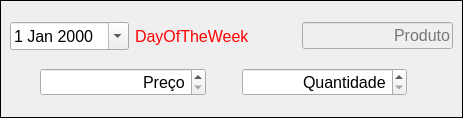
<?xml version="1.0" encoding="UTF-8"?>
<ui version="4.0">
 <class>ConsumptionWidget</class>
 <widget class="QFrame" name="ConsumptionWidget">
  <property name="geometry">
   <rect>
    <x>0</x>
    <y>0</y>
    <width>463</width>
    <height>118</height>
   </rect>
  </property>
  <property name="sizePolicy">
   <sizepolicy hsizetype="Preferred" vsizetype="Preferred">
    <horstretch>0</horstretch>
    <verstretch>0</verstretch>
   </sizepolicy>
  </property>
  <property name="minimumSize">
   <size>
    <width>0</width>
    <height>0</height>
   </size>
  </property>
  <property name="maximumSize">
   <size>
    <width>16777215</width>
    <height>16777215</height>
   </size>
  </property>
  <property name="windowTitle">
   <string>Frame</string>
  </property>
  <property name="frameShape">
   <enum>QFrame::Box</enum>
  </property>
  <property name="frameShadow">
   <enum>QFrame::Plain</enum>
  </property>
  <layout class="QVBoxLayout" name="verticalLayout">
   <property name="leftMargin">
    <number>9</number>
   </property>
   <property name="topMargin">
    <number>9</number>
   </property>
   <property name="rightMargin">
    <number>9</number>
   </property>
   <property name="bottomMargin">
    <number>9</number>
   </property>
   <item>
    <layout class="QHBoxLayout" name="horizontalLayout_6">
     <property name="leftMargin">
      <number>0</number>
     </property>
     <property name="topMargin">
      <number>0</number>
     </property>
     <property name="rightMargin">
      <number>0</number>
     </property>
     <property name="bottomMargin">
      <number>0</number>
     </property>
     <item>
      <widget class="QDateEdit" name="date">
       <property name="font">
        <font>
         <pointsize>12</pointsize>
         <weight>50</weight>
         <bold>false</bold>
        </font>
       </property>
       <property name="showGroupSeparator" stdset="0">
        <bool>false</bool>
       </property>
       <property name="calendarPopup">
        <bool>true</bool>
       </property>
       <property name="currentSectionIndex">
        <number>0</number>
       </property>
      </widget>
     </item>
     <item>
      <widget class="QLabel" name="labelDay">
       <property name="palette">
        <palette>
         <active>
          <colorrole role="WindowText">
           <brush brushstyle="SolidPattern">
            <color alpha="255">
             <red>255</red>
             <green>0</green>
             <blue>0</blue>
            </color>
           </brush>
          </colorrole>
          <colorrole role="Text">
           <brush brushstyle="SolidPattern">
            <color alpha="255">
             <red>255</red>
             <green>0</green>
             <blue>0</blue>
            </color>
           </brush>
          </colorrole>
         </active>
         <inactive>
          <colorrole role="WindowText">
           <brush brushstyle="SolidPattern">
            <color alpha="255">
             <red>255</red>
             <green>0</green>
             <blue>0</blue>
            </color>
           </brush>
          </colorrole>
          <colorrole role="Text">
           <brush brushstyle="SolidPattern">
            <color alpha="255">
             <red>255</red>
             <green>0</green>
             <blue>0</blue>
            </color>
           </brush>
          </colorrole>
         </inactive>
         <disabled>
          <colorrole role="WindowText">
           <brush brushstyle="SolidPattern">
            <color alpha="255">
             <red>120</red>
             <green>120</green>
             <blue>120</blue>
            </color>
           </brush>
          </colorrole>
          <colorrole role="Text">
           <brush brushstyle="SolidPattern">
            <color alpha="255">
             <red>120</red>
             <green>120</green>
             <blue>120</blue>
            </color>
           </brush>
          </colorrole>
         </disabled>
        </palette>
       </property>
       <property name="font">
        <font>
         <pointsize>12</pointsize>
         <weight>50</weight>
         <bold>false</bold>
        </font>
       </property>
       <property name="text">
        <string>DayOfTheWeek</string>
       </property>
      </widget>
     </item>
     <item>
      <widget class="QPushButton" name="buttonSearch">
       <property name="toolTip">
        <string>Pesquisar produto</string>
       </property>
       <property name="text">
        <string/>
       </property>
       <property name="icon">
        <iconset resource="icons.qrc">
         <normaloff>:/icons/res/search.png</normaloff>:/icons/res/search.png</iconset>
       </property>
       <property name="iconSize">
        <size>
         <width>24</width>
         <height>24</height>
        </size>
       </property>
       <property name="flat">
        <bool>true</bool>
       </property>
      </widget>
     </item>
     <item>
      <widget class="QLineEdit" name="editItem">
       <property name="enabled">
        <bool>false</bool>
       </property>
       <property name="font">
        <font>
         <pointsize>12</pointsize>
         <weight>50</weight>
         <bold>false</bold>
        </font>
       </property>
       <property name="alignment">
        <set>Qt::AlignRight|Qt::AlignTrailing|Qt::AlignVCenter</set>
       </property>
       <property name="placeholderText">
        <string>Produto</string>
       </property>
      </widget>
     </item>
    </layout>
   </item>
   <item>
    <layout class="QHBoxLayout" name="horizontalLayout_3">
     <property name="spacing">
      <number>6</number>
     </property>
     <property name="leftMargin">
      <number>0</number>
     </property>
     <property name="topMargin">
      <number>0</number>
     </property>
     <property name="rightMargin">
      <number>0</number>
     </property>
     <property name="bottomMargin">
      <number>0</number>
     </property>
     <item>
      <widget class="QLabel" name="label_2">
       <property name="minimumSize">
        <size>
         <width>24</width>
         <height>24</height>
        </size>
       </property>
       <property name="maximumSize">
        <size>
         <width>24</width>
         <height>24</height>
        </size>
       </property>
       <property name="text">
        <string/>
       </property>
       <property name="pixmap">
        <pixmap resource="icons.qrc">:/icons/res/price.png</pixmap>
       </property>
       <property name="scaledContents">
        <bool>true</bool>
       </property>
      </widget>
     </item>
     <item>
      <widget class="QDoubleSpinBox" name="spinPrice">
       <property name="font">
        <font>
         <pointsize>12</pointsize>
        </font>
       </property>
       <property name="alignment">
        <set>Qt::AlignRight|Qt::AlignTrailing|Qt::AlignVCenter</set>
       </property>
       <property name="specialValueText">
        <string>Preço</string>
       </property>
       <property name="showGroupSeparator" stdset="0">
        <bool>false</bool>
       </property>
       <property name="maximum">
        <double>9999.989999999999782</double>
       </property>
      </widget>
     </item>
     <item>
      <widget class="QLabel" name="label_3">
       <property name="minimumSize">
        <size>
         <width>24</width>
         <height>24</height>
        </size>
       </property>
       <property name="maximumSize">
        <size>
         <width>24</width>
         <height>24</height>
        </size>
       </property>
       <property name="text">
        <string/>
       </property>
       <property name="pixmap">
        <pixmap resource="icons.qrc">:/icons/res/ammount.png</pixmap>
       </property>
       <property name="scaledContents">
        <bool>true</bool>
       </property>
      </widget>
     </item>
     <item>
      <widget class="QDoubleSpinBox" name="spinAmmount">
       <property name="minimumSize">
        <size>
         <width>0</width>
         <height>0</height>
        </size>
       </property>
       <property name="font">
        <font>
         <pointsize>12</pointsize>
         <weight>50</weight>
         <bold>false</bold>
        </font>
       </property>
       <property name="alignment">
        <set>Qt::AlignRight|Qt::AlignTrailing|Qt::AlignVCenter</set>
       </property>
       <property name="specialValueText">
        <string>Quantidade</string>
       </property>
       <property name="showGroupSeparator" stdset="0">
        <bool>false</bool>
       </property>
       <property name="suffix">
        <string/>
       </property>
       <property name="decimals">
        <number>3</number>
       </property>
       <property name="maximum">
        <double>9999.989999999999782</double>
       </property>
      </widget>
     </item>
     <item>
      <widget class="QPushButton" name="buttonSave">
       <property name="sizePolicy">
        <sizepolicy hsizetype="Fixed" vsizetype="Fixed">
         <horstretch>0</horstretch>
         <verstretch>0</verstretch>
        </sizepolicy>
       </property>
       <property name="toolTip">
        <string>Salvar consumo</string>
       </property>
       <property name="text">
        <string/>
       </property>
       <property name="icon">
        <iconset resource="icons.qrc">
         <normaloff>:/icons/res/save.png</normaloff>:/icons/res/save.png</iconset>
       </property>
       <property name="iconSize">
        <size>
         <width>24</width>
         <height>24</height>
        </size>
       </property>
       <property name="checkable">
        <bool>true</bool>
       </property>
       <property name="flat">
        <bool>true</bool>
       </property>
      </widget>
     </item>
    </layout>
   </item>
  </layout>
 </widget>
 <resources>
  <include location="icons.qrc"/>
 </resources>
 <connections/>
</ui>
